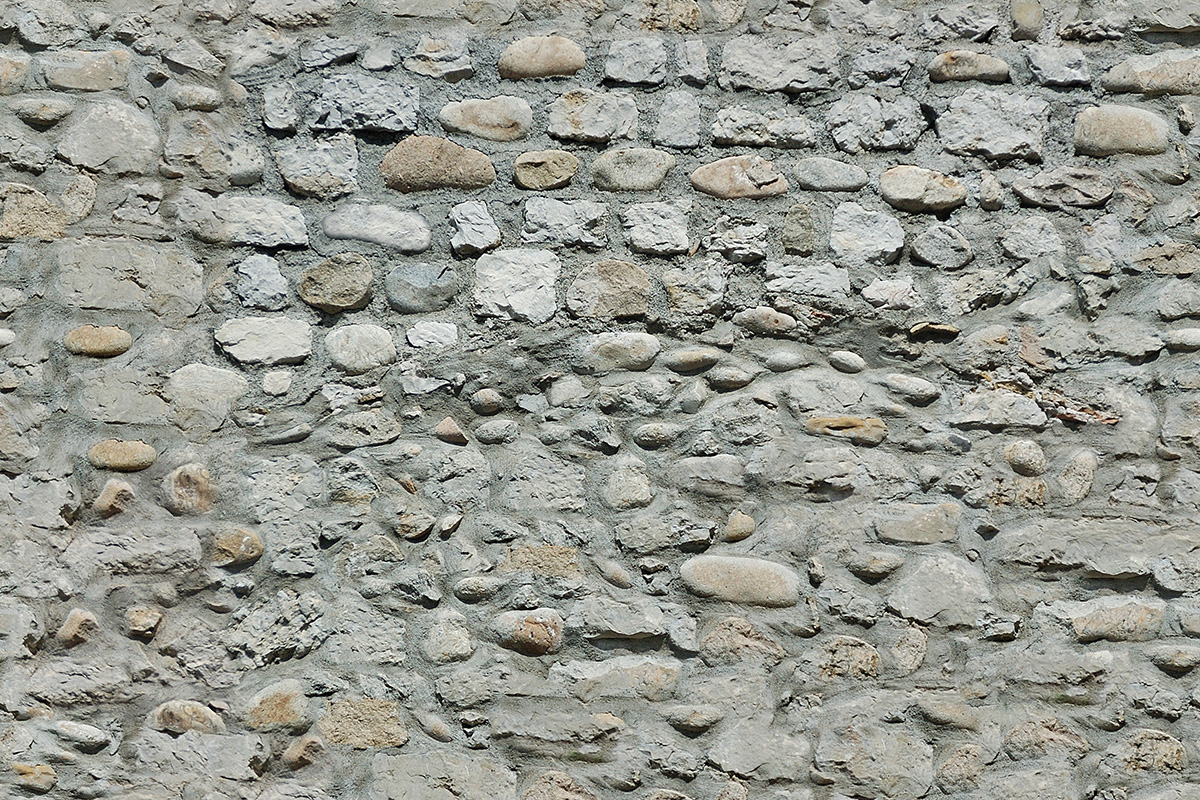
#> input picture 58_damaged wall stone texture-seamless.jpg, 1200 x 800 px
$ python -i bake_tiles.py   (imports and definitions only)
#> lines starting #> are read from the running program, lines starting #| are printed output that depends on the picture; after the words box and inside, x2 and y2 are one past the last pixel; in counts of white or black regions, pixels touching at a corner belong together
#!/usr/bin/env python3
"""Crop white borders off the tile photos and bake them into a self-contained HTML.

Two tasks, run as one pipeline:

  1. AUTO-CROP — trim the white photographic border around each tile so the
     texture maps edge-to-edge. (Some product shots — e.g. the Kalina wall
     tile — have a light frame that otherwise reads as a fake grout line.)

  2. BAKE — replace every `tiles/*.jpg` reference in the HTML with a base64
     `data:` URI of the cropped image, producing a single self-contained
     <out>.html that needs no `tiles/` folder (and works straight off
     `file://`, since it fetches nothing).

Usage
-----
  python3 bake_tiles.py                     # crop -> tiles/cropped/, bake bathrooms_baked.html
  python3 bake_tiles.py --inplace           # also overwrite tiles/*.jpg (originals -> tiles/_originals/)
  python3 bake_tiles.py --no-bake           # only crop
  python3 bake_tiles.py --no-crop           # only bake, using the images as-is
  python3 bake_tiles.py --white 248 --erode 3 --pad 2 --quality 82 --max-size 1024

Tuning
------
  --white N     pixels with grey >= N count as "white" border       (default 244)
  --erode N     odd window that erodes speckle before bbox detect    (default 3)
  --pad N       keep N px of border after cropping                   (default 0)
  --max-trim F  never trim more than fraction F off any one side     (default 0.45)
  --quality Q   JPEG quality for the baked data URIs                 (default 85)
  --max-size N  downscale so the longest side <= N px (0 = keep)     (default 0)

Requires: Pillow  ->  pip install Pillow
"""
import argparse
import base64
import io
import re
import shutil
import sys
from pathlib import Path

try:
    from PIL import Image, ImageFilter
except ImportError:
    sys.exit("This script needs Pillow.  Install it with:  pip install Pillow")


# ── cropping ──────────────────────────────────────────────────────────────
def content_bbox(img, white=244, erode=3):
    """Bounding box of the non-white content, robust to JPEG speckle in the border."""
    gray = img.convert("L")
    # content = darker than the white threshold
    mask = gray.point(lambda p: 255 if p < white else 0)
    if erode and erode >= 3 and erode % 2 == 1:
        # MinFilter erodes the white 255 islands, so lone noise pixels in the
        # border don't keep the bbox from shrinking.
        mask = mask.filter(ImageFilter.MinFilter(erode))
    return mask.getbbox()


def autocrop(img, white=244, erode=3, pad=0, max_trim=0.45):
    """Return (cropped_image, bbox_or_None). bbox is None when nothing was trimmed."""
    w, h = img.size
    bbox = content_bbox(img, white, erode)
    if not bbox:
        return img, None
    l, t, r, b = bbox
    # safety clamp: never eat more than `max_trim` of a side (guards a near-white image)
    l = min(l, int(w * max_trim))
    t = min(t, int(h * max_trim))
    r = max(r, w - int(w * max_trim))
    b = max(b, h - int(h * max_trim))
    # optional padding kept around the content
    l = max(0, l - pad)
    t = max(0, t - pad)
    r = min(w, r + pad)
    b = min(h, b + pad)
    if (l, t, r, b) == (0, 0, w, h):
        return img, None
    return img.crop((l, t, r, b)), (l, t, r, b)


# ── encoding ──────────────────────────────────────────────────────────────
# [12 lines left out: function to_data_uri, not called in this run]


def kb(n):
    return f"{n / 1024:.0f} KB"


# ── pipeline ──────────────────────────────────────────────────────────────
# [117 lines left out: functions source_path, prepare, main, not called in this run]


# [2 lines not run here, left out]

>>> from PIL import Image
>>> picture = Image.open('58_damaged wall stone texture-seamless.jpg')
#> picture is the input picture: PIL image 1200x800 RGB; mean R, G, B 149.9, 151.7, 143.5
>>> result = autocrop(picture)
#> in content_bbox, `gray = img.convert("L")`:
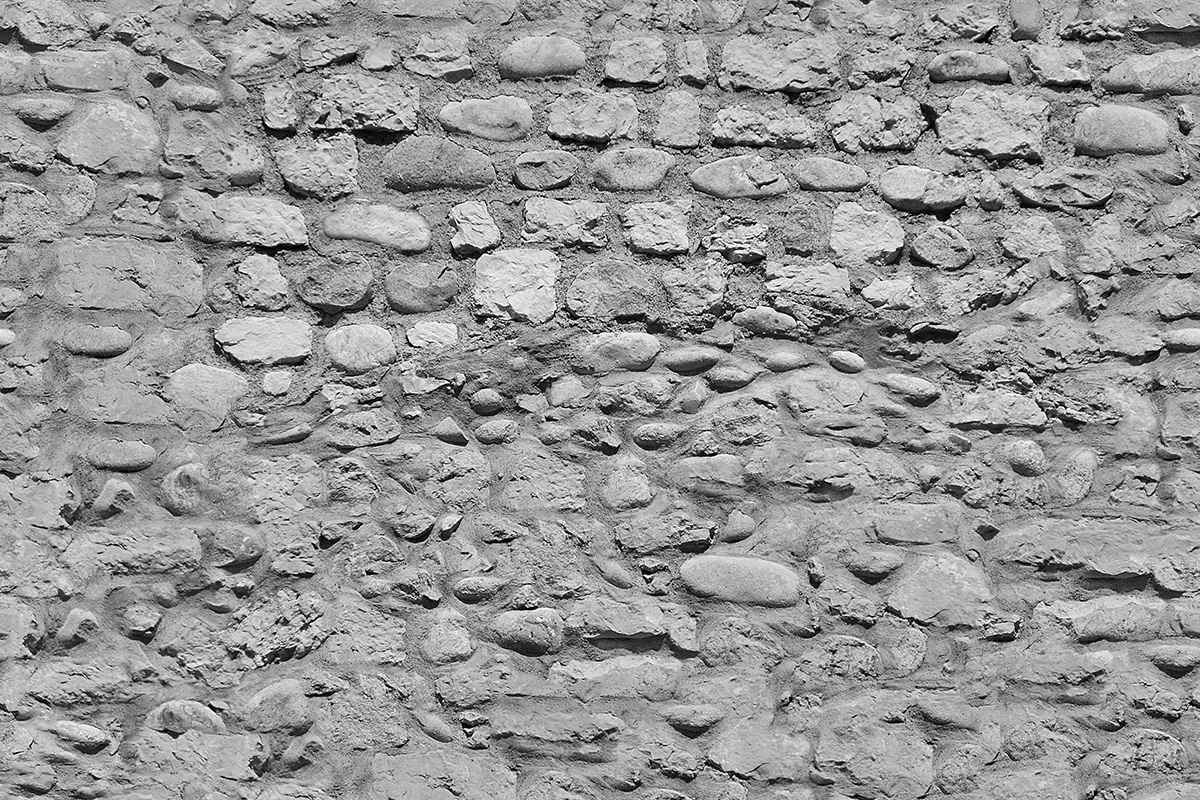
#> gray: PIL image 1200x800 L; min 0, max 255, mean 150.3
#> in content_bbox, `mask = gray.point(lambda p: 255 if p < white else 0)`:
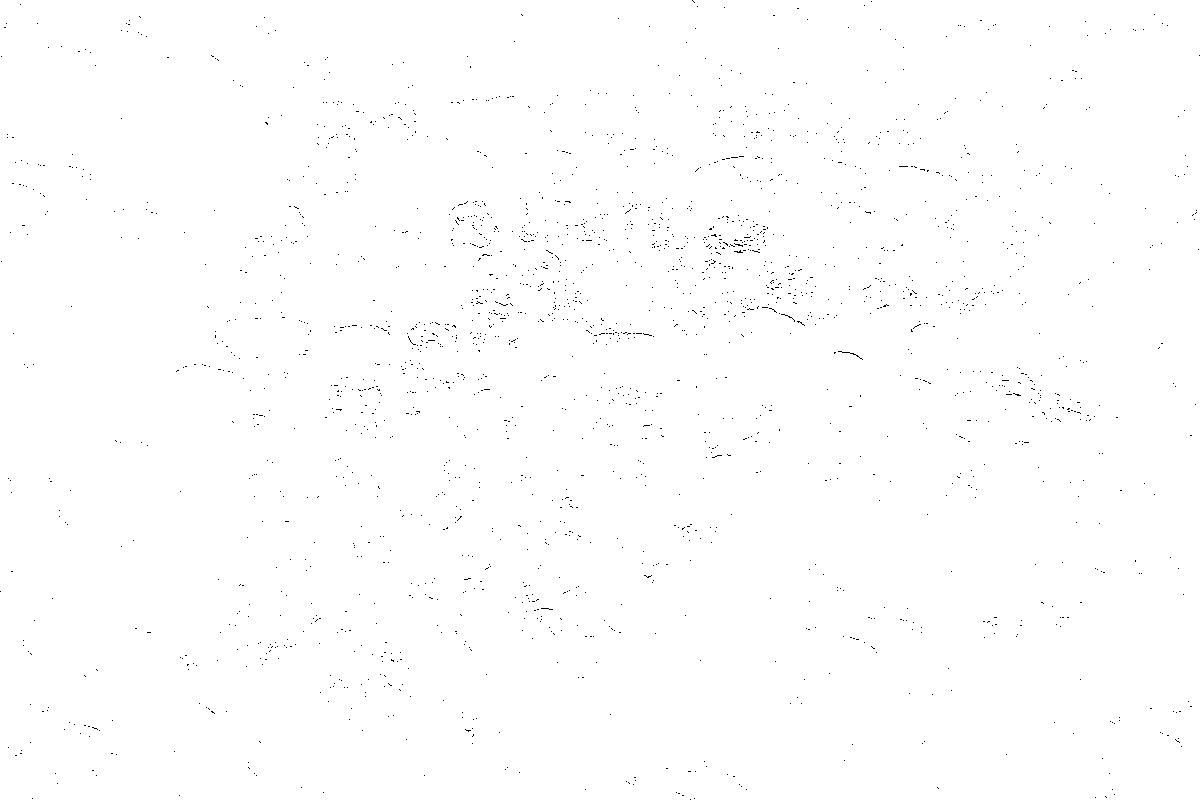
#> mask: PIL image 1200x800 L; 99.6% white; black in thin lines or dots
#> in content_bbox, `mask = mask.filter(ImageFilter.MinFilter(erode))`:
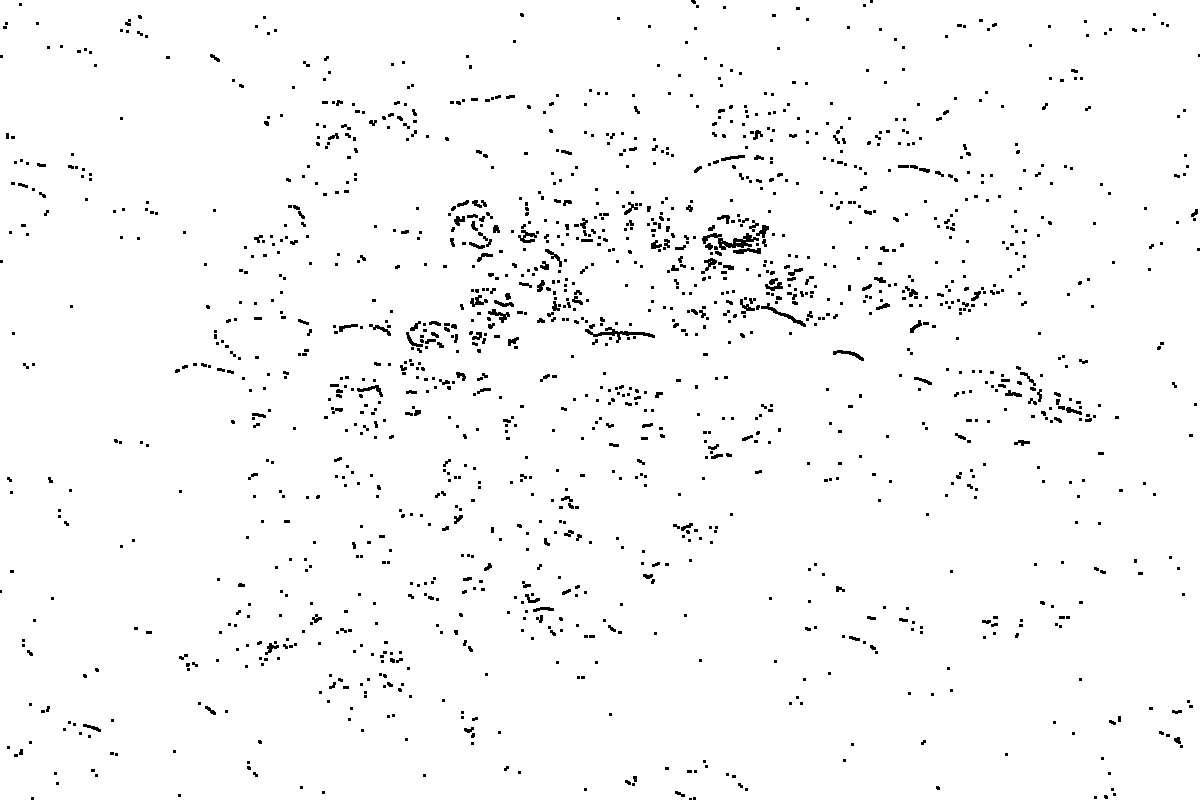
#> mask: PIL image 1200x800 L; 97.6% white; 1513 black regions (1249 under 20 px), largest, box (x1, y1, x2, y2) and area: (702, 233, 759, 250) 389, (585, 327, 655, 343) 288, (761, 303, 806, 327) 182
#> in autocrop, `bbox = content_bbox(img, white, erode)`: bbox = (0, 0, 1200, 800)
#> in autocrop, `l, t, r, b = bbox`: l = 0; r = 1200; b = 800
